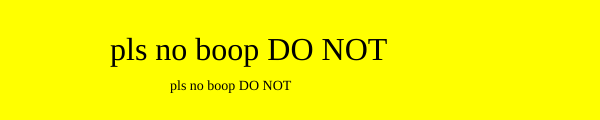
Frame 1 (no input)
Frame 60 (no input): identical to frame 1, image omitted
Frame 120 (the mouse pressed at the canvas centre since frame 60): identical to frame 1, image omitted

The p5.js sketch that drew this single still picture (run headless with seeded random() and noise() and a simulated clock; from frame 60 on, the mouse is pressed at the canvas centre):

// p5.js sketch
// ── sketch.js
function setup() {
  createCanvas(600, 120);
  textFont("Gloria Hallelujah");
}

function draw() {
  background(255, 255, 0);
  textSize(32);
  text("pls no boop DO NOT", 110, 60);
  textSize(14);
  text("pls no boop DO NOT", 170, 90);
}
